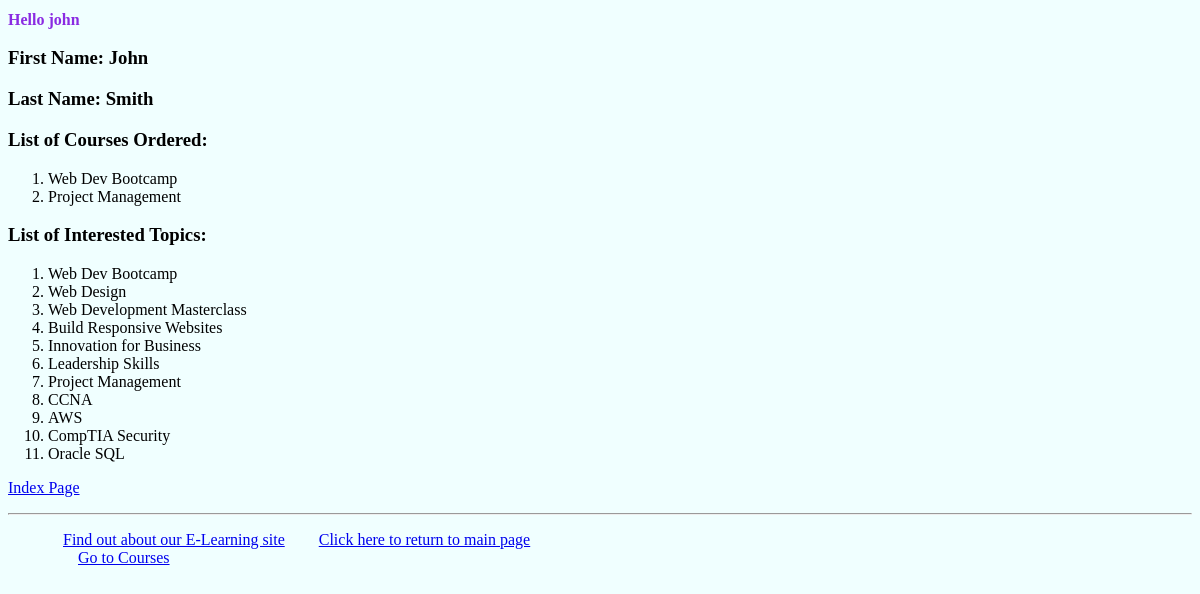
The app's page /myapp/myaccount (signed in) with its own data.
### myapp/models.py (models this page shows, shortened)
class Course(models.Model):
    topic = models.ForeignKey(Topic, related_name='courses', on_delete=models.CASCADE)
    name = models.CharField(max_length=200)
    price = models.DecimalField(max_digits=10, decimal_places=2)
    for_everyone = models.BooleanField(default=True)
    description = models.TextField(max_length=300, null=True, blank=True)
    interested = models.PositiveIntegerField(default=0)
    stages = models.PositiveIntegerField(default=3)

### myapp/views.py (the view)
# urls.py: path(r'myaccount', views.myaccount, name='myaccount')
@login_required()
def myaccount(request):
    current_user = request.user
    if not current_user.id == 1:
        first_name = current_user.first_name
        last_name = current_user.last_name
        ordered_course = Order.objects.filter(student_id=current_user.id).values_list('course__name', flat=True)
        interested = Student.objects.filter(id=current_user.id).values_list('interested_in__courses__name', flat=True)
        return render(request, 'myapp/myaccount.html',
                      {'ordered_course': ordered_course, 'first_name': first_name, 'last_name': last_name,
                       'interested': interested})
    else:
        return HttpResponse('You are not a registered student!')

### myapp/templates/myapp/myaccount.html
{% extends 'myapp/base.html' %}
{% block body_block %}
    <h3> First Name: {{ first_name }} </h3>
    <h3>Last Name: {{ last_name }}</h3>
    <h3>List of Courses Ordered:</h3>
    <ol>
        {% for i in ordered_course %}
            <li> {{ i }} </li>
        {% endfor %}
    </ol>
    <h3>List of Interested Topics:</h3>
    <ol>
        {% for i in interested %}
            <li> {{ i }} </li>
        {% endfor %}
    </ol>
    <p><a href="{% url 'myapp:index' %}">Index Page</a></p>
{% endblock %}

### myapp/templates/myapp/base.html (shortened to what this page needs)
<!DOCTYPE html>
{% load static %}
<html>
 <head>
 <link rel="stylesheet" type="text/css" href="{% static 'myapp/style.css'%}" />
 </head>
 <body>
     <div>
         <h1>{% block myhdg %}Hello {{ request.user }} {% endblock %}</h1>
         {% block body_block %}*** {% endblock %}
     </div>
     <hr/>
     <div>
        <ul>
            <li class="hbar1"><a href="/myapp/about">Find out about our E-Learning site</a></li>
            <li class="hbar1"><a href = "{% url 'myapp:index' %}">Click here to return to main page</a><br/></li>
            <li class="hbar1"><a href = "{% url 'myapp:courses' %}">Go to Courses</a><br/></li>
        </ul>
     </div>
 </body>
</html>

### myapp/static/myapp/style.css (style rules this page uses)
.hbar1 { display: inline; margin: 15px; }
h1 { font-size: medium; color: blueviolet; font-style: normal; position: center; }
body { background-color: azure; text-decoration-color: black; }

### records on screen
Course: name "Web Dev Bootcamp"
Course: name "Project Management"
Course: name "Web Design"
Course: name "Web Development Masterclass"
Course: name "Build Responsive Websites"
Course: name "Innovation for Business"
Course: name "Leadership Skills"
Course: name "CCNA"
Course: name "AWS"
Course: name "CompTIA Security"
Course: name "Oracle SQL"

### other values on screen
{{ request.user }} "john"
{{ first_name }} "John"
{{ last_name }} "Smith"
